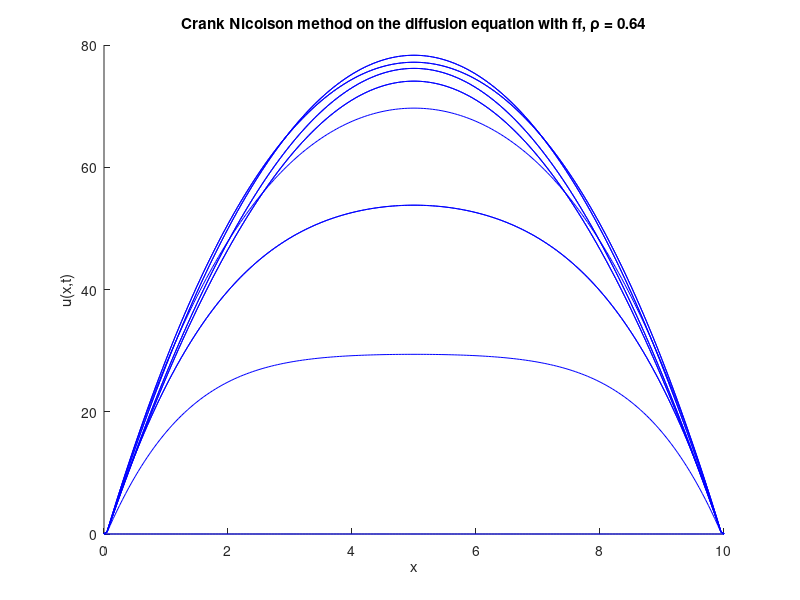

The MATLAB script that drew this image:
% Crank nicolson scheme on Heat Equation with a forcing function f(x,t)
% Author: Kevin Roberts
% October 2024

% NOTE: we do not compare approximated solution with exact here, unsure at
% the moment what the exact solution should be

clear all
close all
clc

% Set the parameters for the solution
L = 10; % length of solution domain (from zero)
J = 200; % number of grid points (not counting zero)
x = linspace(0, L, J+1); % set up a vector of x locations
dx = L/J; % size of a grid cell, delta x
D = 1; % diffusion coefficient
dt = 0.0016; % size of time step, delta t
p = D*dt/(dx^2); % defining the dimensionless combination to be p (rho)
T = 15; % duraction of simulation
N = round(T/dt); % number of times to iterate simuation to get to time T

% modifying the boundary conditions
b0 = 0; % left boundary condition
bL = 0; % right boundary condition

% initial conditions
i_c = zeros(size(x));

% setting the initial conditions for the various methods
% exact = i_c;
FTCS = i_c';

%%%%%%%%%%%%%%%%%%%%%%%%%%%%%%%%%%%%%%%%%
% FTCS Method on the Diffusion Equation %
%%%%%%%%%%%%%%%%%%%%%%%%%%%%%%%%%%%%%%%%%
hold on, plot(x, FTCS, 'b'), hold off % plot the IC

% if we want to compare with the exact solution
% hold on, plot(x, exact, 'r'), hold off

% add labels to the plot
xlabel('x'), ylabel('u(x,t)')
title(['Crank Nicolson method on the diffusion equation with ff, \rho = ' num2str(D*dt/(dx^2))])

% Define matrices A and B
diagA = (1 + p)*ones(J-1, 1); % diagonal
off_diagA = (-p/2)*ones(J-2, 1); % off diagonals
A = diag(diagA) + diag(off_diagA, 1) + diag(off_diagA, -1);

diagB = (1 - p)*ones(J-1, 1); % diagonal
off_diagB = (p/2)*ones(J-2, 1); % off diagonals
B = diag(diagB) + diag(off_diagB, 1) + diag(off_diagB, -1);

for n = 1:N
    
    t = n*dt;
    
    % adding the forcing function
    f_t = 10 + 5*cos(2*pi*n*dt/24);
    
    b = B * FTCS(2:end-1);
    
    b(1) = b0 + (p/2) * FTCS(1); % left end boundary conditions
    b(end) = bL + (p/2) * FTCS(end); % right end boundary condtion
    
    % adding the forcing function contribution
    b = b + f_t * dt;
    
    FTCS(2:end-1) = A \ b; % updating FTCSn (the solution at time step n)
    FTCSn = FTCS;
    
    % evaluating the exact solution (for b0 = 0 and bL = 0)
    % exactn = 2*exp(-pi^2*D*n*dt/L^2)*sin(x*(pi/L)) + exp(-4*pi^2*D*n*dt/L^2)*sin(x*(2*pi/L));
    
    if mod(n*dt,2) < dt % check if current time is close to a multiple of 2
        % hold on, plot(x,exactn, 'r'), hold off % for plotting the exact
        hold on, plot(x,FTCSn,'b'), hold off % if so, add a plot of current solution to existing plot
        
    end
    
    % Update for the next time step
    FTCS = FTCSn;
end

